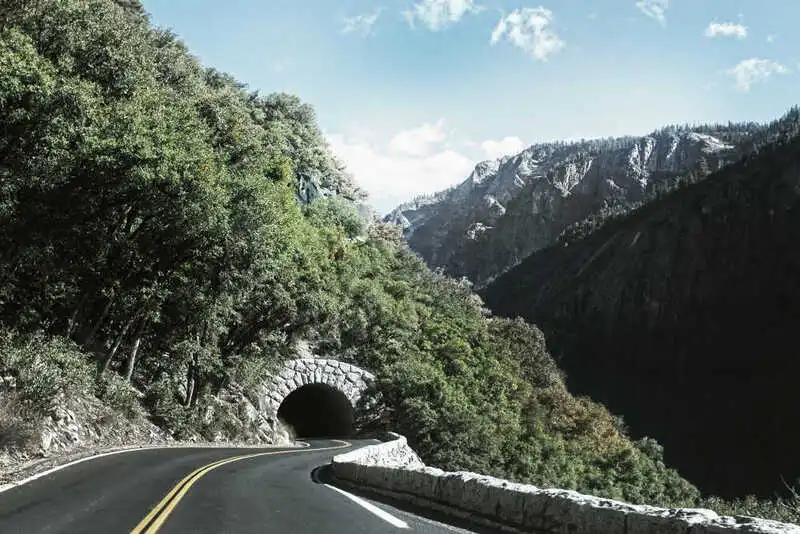
#> input picture assets/img/1-1400.webp, 800 x 534 px
$ python add_icon.py ../1-1400.webp
#> lines starting #> are read from the running program, lines starting #| are printed output that depends on the picture
import argparse
import logging
import cv2
import numpy as np
import os
logging.getLogger().setLevel(logging.INFO)
logging.basicConfig(
    level=logging.INFO, format="%(asctime)s - %(name)s - %(levelname)s - %(message)s"
)


def main(args):
    journal = (0,0,102)
    conference = (66,93, 33)
    color = journal if args.journal else conference
    filename, ext = os.path.splitext(args.img_path)
    img = cv2.imread(args.img_path)
#> img is the input picture: shape (534, 800, 3); mean B, G, R 100.3, 106, 96.1
    img = cv2.resize(img,(640,640) )
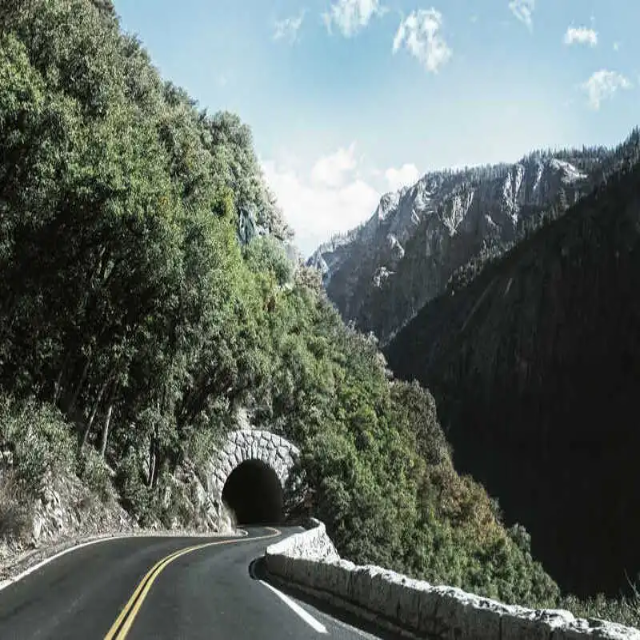
#> img: shape (640, 640, 3); mean B, G, R 100.2, 105.9, 96
    title = np.ones((80,640,3)) * color
    title = title.astype(np.uint8)
    cv2.putText(title, args.abbreviation, (15,75),cv2.FONT_HERSHEY_SIMPLEX  ,3, (255,255,255),3)
    img = np.concatenate([title, img], axis = 0)
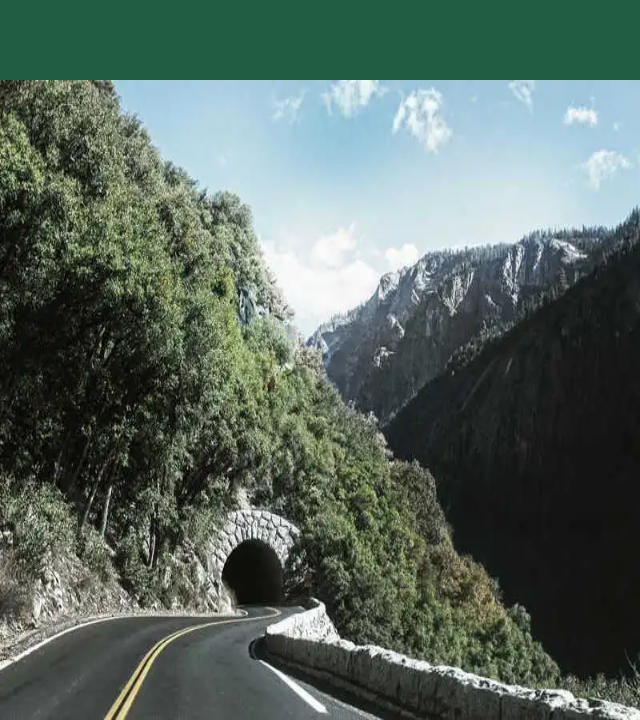
#> img: shape (720, 640, 3); mean B, G, R 96.4, 104.5, 89
    cv2.imwrite(filename+"_icon"+ext, img)


def arg_parser():
    parser = argparse.ArgumentParser()
    parser.add_argument(
        "img_path", type=str, help="path to image"
    )
    parser.add_argument(
        "--abbreviation", type=str, help="The abbreviation of conference/journal"
    )

    parser.add_argument(
        "--journal", action='store_true', help="Use journal color"
    )

    return parser.parse_args()


if __name__ == "__main__":
    args = arg_parser()
    main(args)
